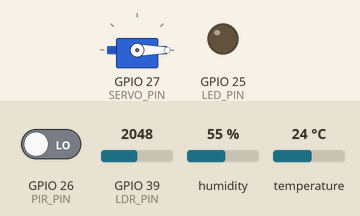
A sketch run on a simulated ESP32. Shown: servo, output pins drawn as LEDs (lit = HIGH). The test bench sets the inputs (shaded band); at power-on: GPIO 39 (LDR_PIN) = 2048, GPIO 26 (PIR_PIN) LOW, temperature 24 °C, humidity 55 %. WiFi joins after 1.5 s; servers stay silent unless stated; uploads are accepted with an empty reply; what the sketch prints to the serial monitor is not drawn.

Above: at 2.7 s.
2.8 s: GPIO 39 (LDR_PIN) set to 1958
At 4.5 s:
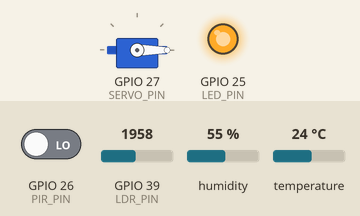
5.8 s: GPIO 26 (PIR_PIN) driven HIGH
9.6 s: temperature set to 27 °C
At 10.9 s:
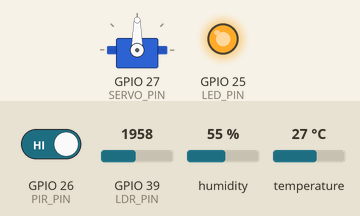
12.6 s: temperature set to 12 °C
At 13.5 s:
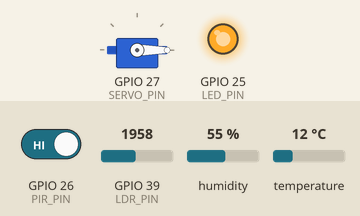
15.6 s: temperature set to 28 °C
At 18.6 s:
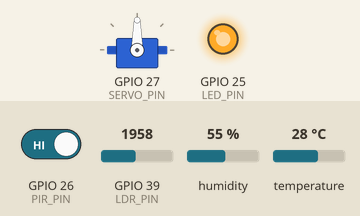
Timing chart, 0 to 19.7 s (numbered marks = the images above; inputs shaded):
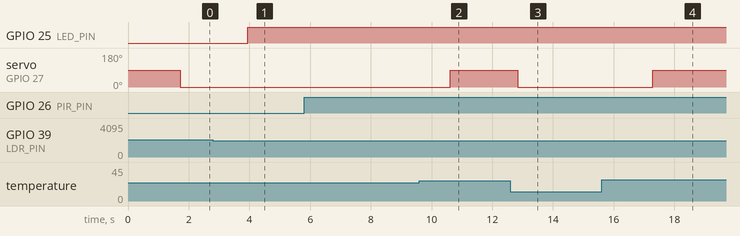

The sketch:

sketch_may12a.ino
```cpp
// Include necessary libraries
#include <WiFi.h>          // For WiFi connectivity
#include <HTTPClient.h>    // For making HTTP requests
#include <ArduinoJson.h>   // For JSON parsing/creation
#include <ESP32Servo.h>    // For servo control
#include <DHT.h>           // For temperature/humidity sensor

// WiFi network credentials
const char* ssid = "Dinny properties main";  //WI-FI SSID
const char* password = "#Tseleng@1";    //password

// Flask server configuration
const char* serverUrl = "http://192.168.0.149:5000/esp/update";  // Endpoint for sensor data

// Hardware pin configuration
#define LDR_PIN 39        // Analog pin for Light Dependent Resistor (LDR)
#define PIR_PIN 26        // Digital pin for Passive Infrared (PIR) motion sensor
#define LED_PIN 25        // Digital pin for LED control
#define SERVO_PIN 27      // PWM pin for Servo motor control
#define DHT_PIN 14        // Pin for DHT11 temperature sensor
#define DHT_TYPE DHT11    // Specifying i am using DHT11 sensor

// Threshold values for automatic control
#define LIGHT_THRESHOLD 2000    // If light level < 2000, turn LED on
#define TEMP_THRESHOLD 25.0     // If temp > 25°C and motion detected, turn servo

// Initialize sensor objects
DHT dht(DHT_PIN, DHT_TYPE);  //Temperature sensor
Servo myServo;               // Servo motor controller

// Global variables to store current state
int lightLevel = 0;          // Current light level from LDR
bool motionDetected = false; // Motion detection status
float temperature = 0.0;     // Current temperature
int servoAngle = 0;          // Current servo position (0-180°)
bool ledState = false;       // Current LED state (on/off)
bool autoMode = true;        // Current control mode (auto/manual)

void setup() {
  Serial.begin(115200);  // Start serial communication for debugging

  // Initialize hardware pins
  pinMode(LDR_PIN, INPUT);    // Set LDR pin as input
  pinMode(PIR_PIN, INPUT);    // Set PIR pin as input
  pinMode(LED_PIN, OUTPUT);   // Set LED pin as output
  myServo.attach(SERVO_PIN);  // Attach servo to its pin
  dht.begin();                // Initialize temperature sensor

  // Connect to WiFi network
  WiFi.begin(ssid, password);
  Serial.print("Connecting to WiFi");
  // Wait for connection
  while (WiFi.status() != WL_CONNECTED) {
    delay(500);
    Serial.print(".");
  }
  // Print connection details
  Serial.println("\nConnected with IP: ");
  Serial.println(WiFi.localIP());
}

void loop() {
  //  Read all sensor values
  readSensors();

  //  Automatic control logic (only in auto mode)
  if (autoMode) {
    // LED control: Turn on if light level below threshold
    ledState = (lightLevel < LIGHT_THRESHOLD);

    // Servo control: Activate (90°) if motion AND high temperature detected
    servoAngle = (motionDetected && temperature > TEMP_THRESHOLD) ? 90 : 0;
  }

  //  Communication with Flask server
  if (WiFi.status() == WL_CONNECTED) {
    // Send sensor data to server
    sendSensorData();
    // Only check for manual updates if not in auto mode
    if (!autoMode) {
      getControlUpdates();
    }
  } else {
    // Handle WiFi disconnection
    Serial.println("WiFi Disconnected");
    WiFi.reconnect();
  }

  //  Update physical outputs
  digitalWrite(LED_PIN, ledState ? HIGH : LOW);  // Set LED state
  myServo.write(servoAngle);                     // Move servo to position

  delay(2000); // Wait 2 seconds between loops
}

void readSensors() {
  // Read light level from LDR (0-4095, higher = darker)
  lightLevel = analogRead(LDR_PIN);

  // Read motion from PIR sensor (HIGH = motion detected)
  motionDetected = digitalRead(PIR_PIN) == HIGH;

  // Read temperature from DHT11
  float newTemp = dht.readTemperature();
  // Only update if reading is valid
  if (!isnan(newTemp)) {
    temperature = newTemp;
  }

  // Print all sensor readings to serial monitor
  Serial.print("Light: ");
  Serial.print(lightLevel);
  Serial.print(" | Motion: ");
  Serial.print(motionDetected ? "YES" : "NO");
  Serial.print(" | Temp: ");
  Serial.print(temperature);
  Serial.println("°C");
}

void sendSensorData() {
  HTTPClient http;  // Create HTTP client

  // Attempt to connect to server
  if (!http.begin(serverUrl)) {
    Serial.println("Failed to connect to server");
    return;
  }

  // Set content type header
  http.addHeader("Content-Type", "application/json");

  // Create JSON document for sensor data
  DynamicJsonDocument doc(256);
  doc["light_level"] = lightLevel;
  doc["motion_detected"] = motionDetected;
  doc["temperature"] = temperature;
  doc["auto_mode"] = autoMode;  // Include current mode

  // Serialize JSON to string
  String payload;
  serializeJson(doc, payload);

  // Send POST request with sensor data
  int httpResponseCode = http.POST(payload);

  // Process response
  if (httpResponseCode == HTTP_CODE_OK) {
    String response = http.getString();
    DynamicJsonDocument responseDoc(128);
    deserializeJson(responseDoc, response);

    // Update auto mode if changed by server
    if (responseDoc.containsKey("auto_mode")) {
      autoMode = responseDoc["auto_mode"];
    }
  } else {
    // Print HTTP error if request failed
    Serial.print("HTTP Error: ");
    Serial.println(httpResponseCode);
  }

  http.end();  // Free resources
}

void getControlUpdates() {
  HTTPClient http;
  String url = "http://192.168.0.149:5000/esp/control";

  // Attempt to connect to control endpoint
  if (!http.begin(url)) {
    Serial.println("Failed to connect to control endpoint");
    return;
  }

  // Send GET request for control updates
  int httpResponseCode = http.GET();

  // Process response
  if (httpResponseCode == HTTP_CODE_OK) {
    String response = http.getString();
    DynamicJsonDocument doc(128);
    deserializeJson(doc, response);

    // Only update outputs if in manual mode
    if (!autoMode) {
      ledState = doc["led_on"];
      servoAngle = doc["servo_angle"];
    }
    // Always allow auto mode changes
    if (doc.containsKey("auto_mode")) {
      autoMode = doc["auto_mode"];
    }
  } else {
    // Print HTTP error if request failed
    Serial.print("HTTP Error: ");
    Serial.println(httpResponseCode);
  }

  http.end();  // Free resources
}
```

Measured:
- the behaviour switches between 2000 and 1999 on GPIO 39 (LDR_PIN) (found by bisection; images 0 and 1)
- the behaviour switches between 25 and 26 °C on temperature (found by bisection; images 1 and 2)
- after the input at 2.8 s, GPIO 25 (LED_PIN): LOW → HIGH after 1.2 s
- after the input at 5.8 s, every drawn part: stays the same
- after the input at 9.6 s, servo on GPIO 27 (SERVO_PIN): 0° → 90° after 1.0 s
- after the input at 12.6 s, servo on GPIO 27 (SERVO_PIN): 90° → 0° after 0.25 s
- after the input at 15.6 s, servo on GPIO 27 (SERVO_PIN): 0° → 90° after 1.7 s
